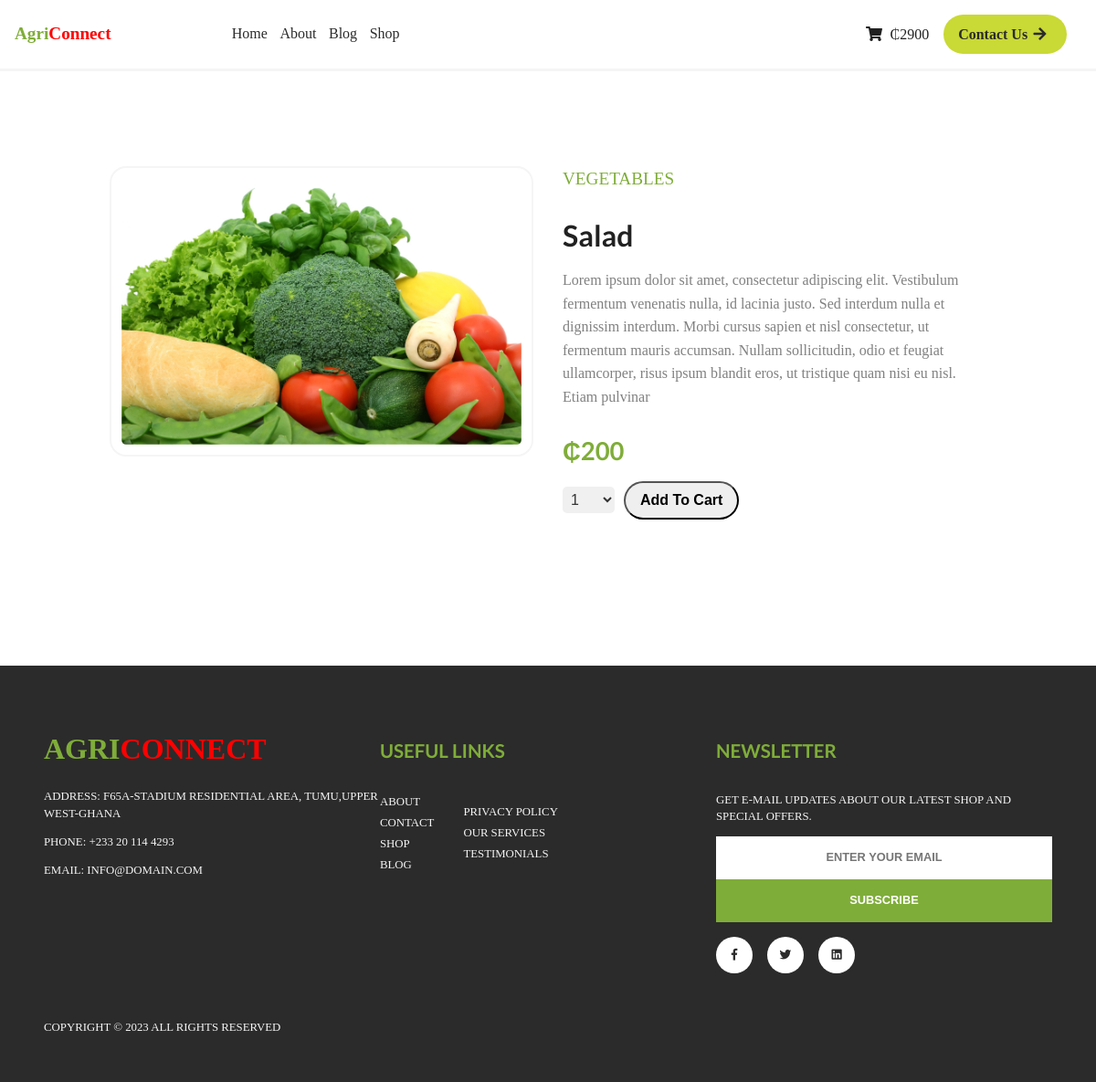
The page /product-details.php?product_id=4 (signed in) on the database its author committed.
### tables this page shows
CREATE TABLE `products` (
  `id` int(11) NOT NULL,
  `product_name` text NOT NULL,
  `product_description` text NOT NULL,
  `product_category` text NOT NULL,
  `unit_price` text NOT NULL,
  `product_image` text NOT NULL
);

### product-details.php (the view, shortened to what this page needs)
<?php
	include('includes/conn.php');
	if(isset($_SESSION['user_id'])){
		$user_id = $_SESSION['user_id'];
							$cart_sql = "SELECT * FROM `cart` WHERE `user_id` = '$user_id'";
							$cart_query = mysqli_query($conn, $cart_sql);
							$cart_total = 0;
		while($cart_data = mysqli_fetch_assoc($cart_query)){
			$cart_total += $cart_data['amount'];
		}
	}
	if(isset($_GET['product_id'])){
		$product_id = $_GET['product_id'];
		$product_sql = "SELECT * FROM `products` WHERE `id` = '$product_id'";
		$product_query = mysqli_query($conn, $product_sql);
		$product_data = mysqli_fetch_assoc($product_query);
	}else{
		header('location: index.php');
	}
?>
<!DOCTYPE html>
<html lang="en">
<head>
    <link rel="stylesheet" href="https://cdnjs.cloudflare.com/ajax/libs/semantic-ui/2.4.1/semantic.min.css">
	<link rel="stylesheet" href="css/product-details.css">
	<link rel="stylesheet" href="css/main.css">
</head>
<body>
		<div class="wrapper">
			<div class="callout">
				<div class="hamburger">
					<div class="brand"> <span style="color: var(--primary);">Agri</span><span style="color: red;">Connect</span> </div>
				</div>
				<nav class="links">
					<a href="index.php" target="_blank"> Home </a>
					<a href="about-us.php"> About </a>
					<a href="under-construction.html"> Blog </a>
					<a href="under-construction.html"> Shop </a>
				</nav>
				<div class='cart-details flex'>
				<?php
					if(isset($user_id)){
							echo "<span id='cart'><i class='shopping cart icon'></i> &#8373;".$cart_total."</span>";
					}else{
						echo "<a href='login.php'>Login</a>";
					}
					?>
					<a href=''" class='contact-btn btn'> Contact Us <i class='arrow right icon'></i></a>
				</div>
			</div>
			<main>
				<?php
						echo "<section>
							<img src='uploads/products/".$product_data['product_image']."' class='product-image'/>
						</section>
							<section>
								<p class='category'> ".$product_data['product_category']." </p>
								<h1 class='title'> ".$product_data['product_name']." </h1>
								<p class='description'> ".$product_data['product_description']." </p>
							<h2 class='price'> <span class='currency-symbol'>&#8373;</span>".$product_data['unit_price']." </h2>
							<div class='flex'>
						<div class='quantity-dropdown'>
						  <select id='quantity' name='quantity'>
							";
							for($i=1; $i<=100; $i++){
								echo "<option>".$i."</option>";
							}
							echo "
						  </select>
						</div>
						<button class='btn add-to-cart-btn' value='".$product_id."'> Add To Cart</button>
					</div>
					</section>
				";
					?>
			</main>
			<footer>
						<div class="footer-links">
							<div class="address">
								<div class="brand"> <span style="color: var(--primary);">Agri</span><span style="color: red;">Connect</span> </div>
								<p>
									Address: F65A-Stadium Residential Area, Tumu,Upper West-Ghana
								</p>
								<p> Phone: +233 20 114 4293</p>
								<p> Email: info@domain.com </p>
							</div>
							<div class="useful-links">
								<header><h3> Useful Links </h3></header>
								<div style="display: flex;align-items: center;">
									<ul>
										<li><a href="about-us.php"> About </a></li>
										<li><a href="under-construction.html"> Contact </a></li>
										<li><a href="under-construction.html"> Shop </a></li>
										<li><a href="under-construction.html"> Blog </a></li>
									</ul>
									<ul style="margin-left: 2rem;">
										<li><a href="under-construction.html"> Privacy Policy </a></li>
										<li><a href="under-construction.html"> Our Services </a></li>
										<li><a href="under-construction.html"> Testimonials </a></li>
									</ul>
								</div>
							</div>
							<div class="newsletter">
								<header><h3> Newsletter </h3></header>
								<p> Get E-mail updates about our latest shop and special offers. </p>
								<div class="newsletter-form">
									<form>
										<input type="email" placeholder="ENTER YOUR EMAIL" />
										<input type="submit" value="SUBSCRIBE" />
									</form>
								</div>
								<p class="social-media-handles flex">
									<span> <a href="#"> <i class="facebook f icon"></i> </a></span>
									<span><a href="#"> <i class="twitter icon"></i> </a></span>
									<span><a href="#"> <i class="linkedin icon"></i> </a></span>
								</p>
							</div>
						</div>
						<div class="copyright-info">
							Copyright ©  <?php echo date("Y");?> All rights reserved
						</div>
					</footer>
		</div>
</body>

### css/product-details.css (style rules this page uses)
.hamburger { display: flex; align-items: center; justify-content: flex-start; font-size: 1.2rem; }
.callout { display: grid; align-items: center; grid-template-columns: 1fr 3fr auto; padding: 1rem; border-bottom: 3px solid var(--shade); background-color: white; }
.callout .links a, .callout .links a:active, .callout .links a:visited { text-decoration: none; color: #2b2b2b; margin: 0 0.3rem; transition: 0.3s ease-out; }
.cart-details { justify-content: flex-end; }
.brand { font-weight: bold; }
.btn { border-radius: 2rem; padding: 0.6rem 1rem; transition: 0.3s ease-out; font-weight: bold; }
.contact-btn, .contact-btn:active .contact-btn:visited { background-color: #C9D935; margin: 0 1rem; color: #2b2b2b; }
main { display: grid; grid-template-columns: repeat(auto-fit, minmax(200px, 1fr)); grid-gap: 2rem; width: 80%; margin: 13vh auto 2rem auto; }
main section img { max-width: 100%; padding: 0.7rem; border: 2px solid var(--shade); border-radius: 18px; }
.category { text-transform: uppercase; color: var(--primary); font-size: 1.2rem; }
.description { line-height: 1.6; color: gray; }
.price { color:var(--primary); }
.quantity-dropdown { display: inline-block; margin-right: 10px; }
.quantity-dropdown select { padding: 5px; border: none; background-color: #f0f0f0; color: #333; font-size: 16px; cursor: pointer; border-radius: 5px; overflow: hidden; position: relative; }
.quantity-dropdown select option { padding: 0.6rem 1rem; background-color: white; border: none; font-size: 16px; cursor: pointer; border-radius: 5px; }
.quantity-dropdown select option:checked { background-color: #007bff; color: #fff; }
footer { width: 100%; padding: 3rem; background-color:#2b2b2b; color: var(--shade); margin-top: 20vh; text-transform: uppercase; }
footer .footer-links { display: grid; grid-template-columns: repeat(auto-fit, minmax(200px, 1fr)); }
footer .footer-links { margin: 0 auto; }
footer .address, footer .useful-links, footer .newsletter { margin: 2rem 0; }
footer ul li { list-style: none; }
footer input[type="email"], footer input[type="submit"] { padding: 1rem; font-weight: bold; border: 0; outline: 0; width: 100%; text-align: center; }
footer input[type="submit"] { color: white; background-color: var(--primary); }
footer .newsletter .social-media-handles a, footer .newsletter .social-media-handles a:active, footer .newsletter .social-media-handles a:visited, footer .useful-links a, footer .useful-links a:visited, footer .useful-links a:active { color:#2b2b2b; text-decoration: none; }
footer .useful-links a, footer .useful-links a:visited, footer .useful-links a:active { color: var(--shade); }
footer .newsletter .social-media-handles span { display: flex; align-items: center; justify-content: center; background-color: white; width: 40px; height: 40px; border-radius: 50%; padding: 0.4rem; margin: 1rem 1rem 1rem 0; transition: 0.3s ease-out; }
footer .newsletter .social-media-handles span i { position: relative; left: 2px; }
footer .brand { font-size: 2rem; margin-bottom: 2rem; }
footer header { color: var(--primary); margin-bottom: 2rem; }

### css/main.css (style rules this page uses)
body, html { font-family: tahoma; font-size: 16px; }
:root { --primary: #7FAD39; --second: #DC7E40; --shade: #F5F5F5; }
* { padding: 0; margin: 0; box-sizing: border-box; }
.flex { display: flex; align-items: center; }
footer { font-size: 0.8rem; }

### rows shown on the page
products: product_image (picture), product_category "VEGETABLES", product_name "Salad", product_description "Lorem ipsum dolor sit amet, consectetur adipiscing elit. Vestibulum fermentum venenatis nulla, id lacinia justo. Sed interdum nulla et dignissim interdum. Morbi cursus sapien et nisl consectetur, ut fermentum mauris accumsan. Nullam sollicitudin, odio et feugiat ullamcorper, risus ipsum blandit eros, ut tristique quam nisi eu nisl. Etiam pulvinar", unit_price "200"

### other values the page prints
$cart_total "2900"
form field quantity "1"
